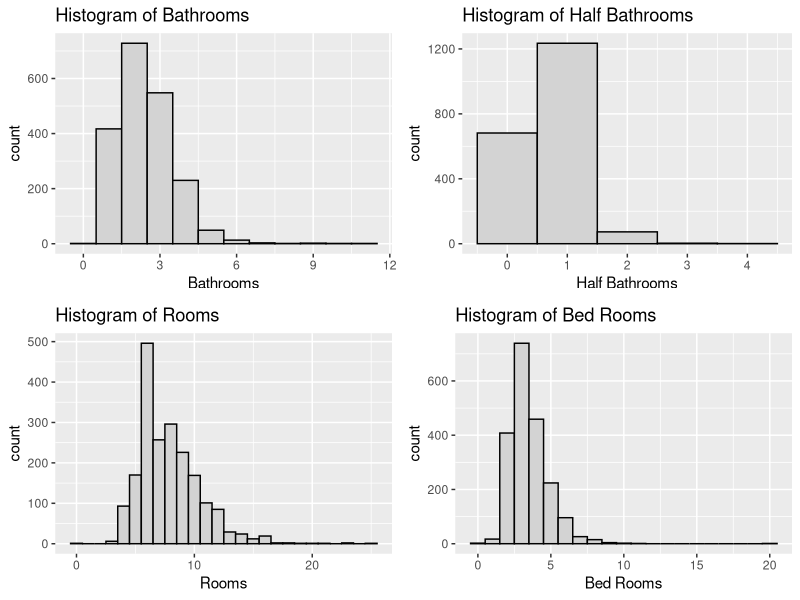
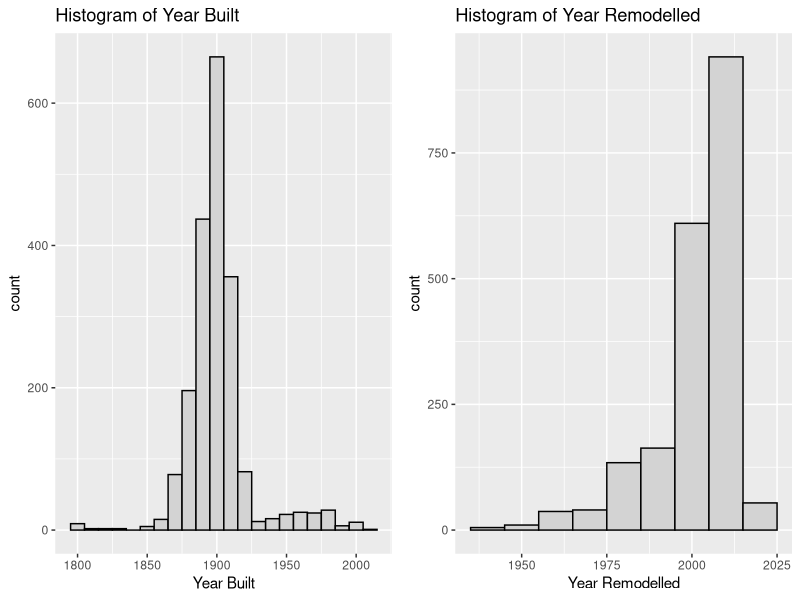
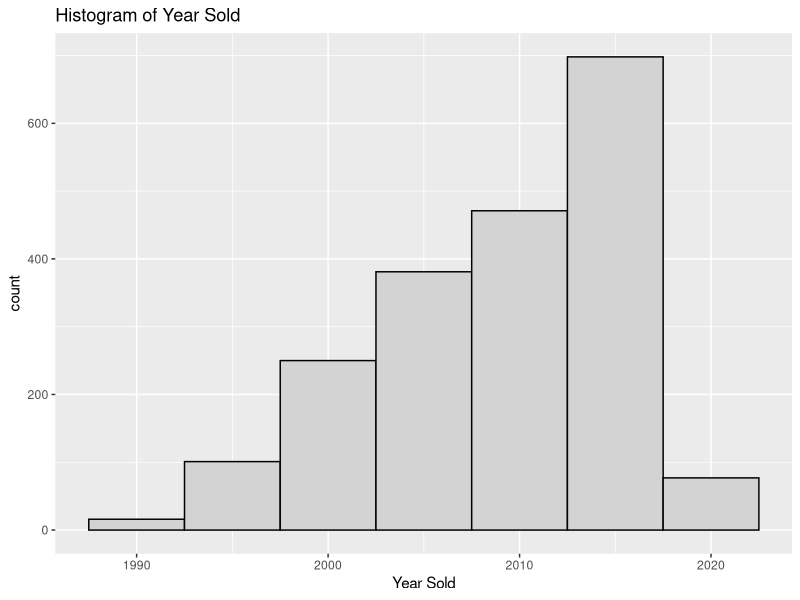
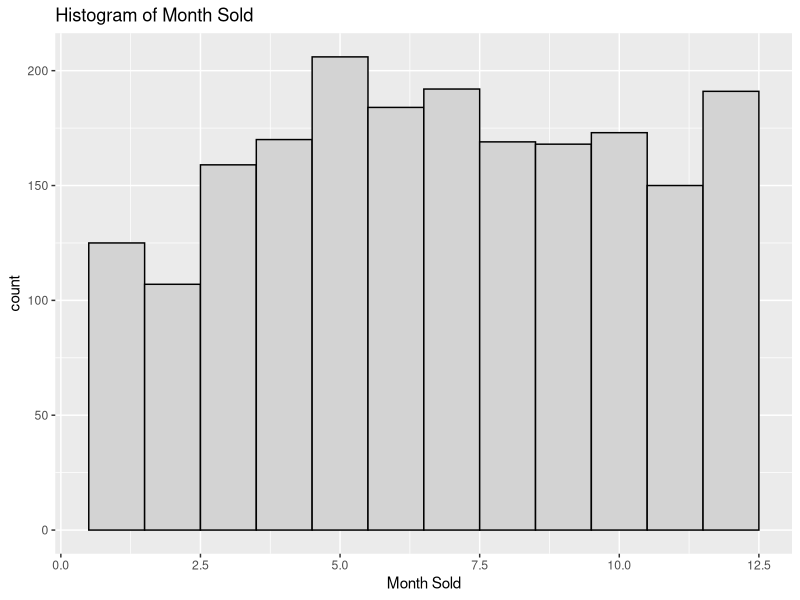
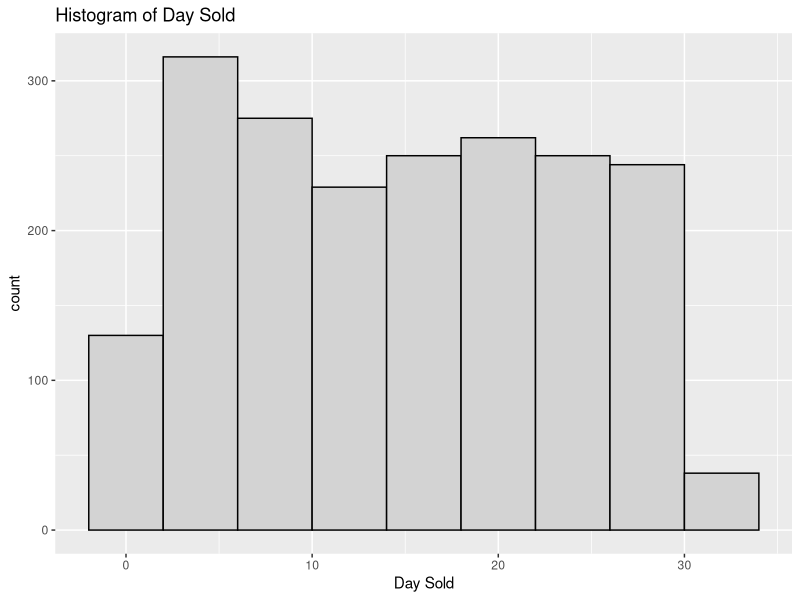
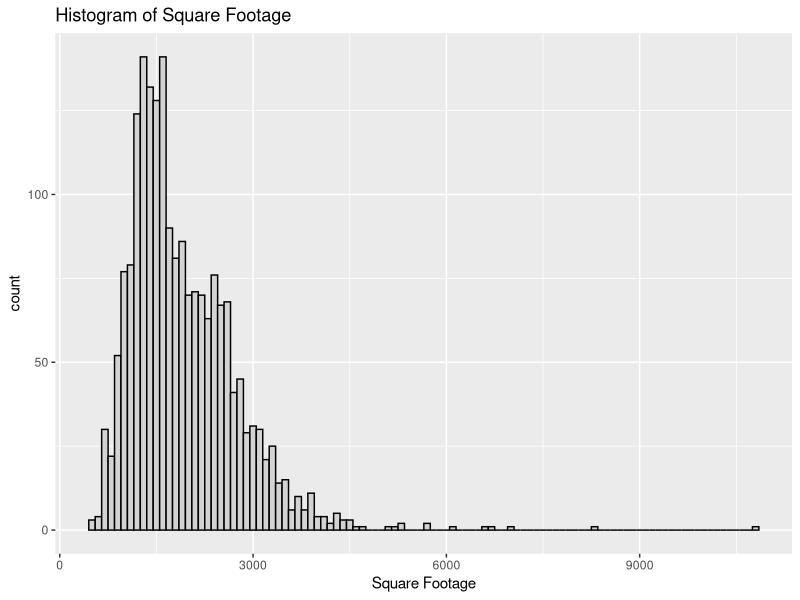
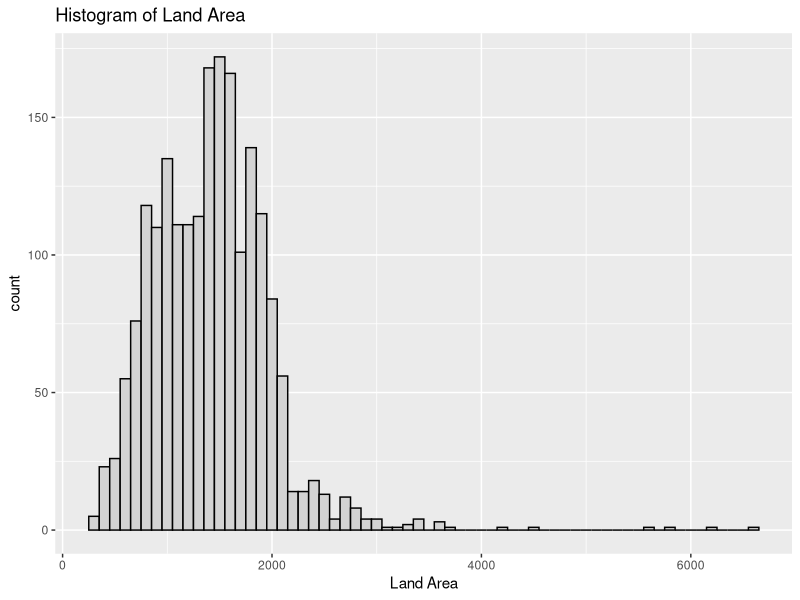
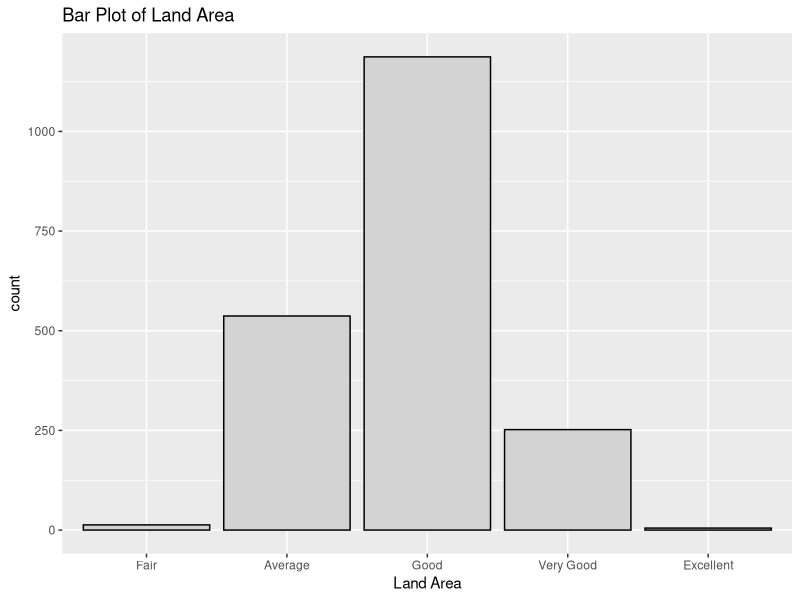

Generate these figures, in order, with R:
## ---- chunk 1
knitr::opts_chunk$set(echo = TRUE)
library(ggplot2)
library(dplyr)
library(readr)
library(car)
library(broom)
library(corrplot)
library(gridExtra)
## ---- chunk 2

houses <- read.csv("DC_properties_clean.csv")

excl_rows <- houses[sample(nrow(houses), 5), ] # Exclude Random Rows
houses <- setdiff(houses, excl_rows)

houses$CNDTN <- factor(houses$CNDTN, order = TRUE, levels = c("Fair", "Average", "Good", "Very Good", "Excellent"))

## ---- chunk 3

# 4. Exploratory analysis

#Histograms to examine distribution of each variable

require(gridExtra)

plot1 <- ggplot(houses, aes(x = BATHRM))+
  geom_histogram(color="black", fill="light gray", binwidth = 1)+
  labs(x="Bathrooms", title="Histogram of Bathrooms")

plot2 <- ggplot(houses, aes(x = HF_BATHRM))+
  geom_histogram(color="black", fill="light gray", binwidth = 1)+
  labs(x="Half Bathrooms", title="Histogram of Half Bathrooms")

plot3 <- ggplot(houses, aes(x = ROOMS))+
  geom_histogram(color="black", fill="light gray", binwidth = 1)+
  labs(x="Rooms", title="Histogram of Rooms")

plot4 <- ggplot(houses, aes(x = BEDRM))+
  geom_histogram(color="black", fill="light gray", binwidth = 1)+
  labs(x="Bed Rooms", title="Histogram of Bed Rooms")

grid.arrange(plot1, plot2, plot3, plot4, nrow =2, ncol = 2)


plot5 <- ggplot(houses, aes(x = AYB))+
  geom_histogram(color="black", fill="light gray", binwidth = 10)+
  labs(x="Year Built", title="Histogram of Year Built")

plot6 <- ggplot(houses, aes(x = YR_RMDL))+
  geom_histogram(color="black", fill="light gray", binwidth = 10)+
  labs(x="Year Remodelled", title="Histogram of Year Remodelled")

grid.arrange(plot5, plot6, ncol = 2)

plot7 <- ggplot(houses, aes(x = STORIES))+
  geom_histogram(color="black", fill="light gray", binwidth = 1)+
  labs(x="Stories", title="Histogram of Stories")

ggplot(houses, aes(x = SALEYEAR))+
  geom_histogram(color="black", fill="light gray", binwidth = 5)+
  labs(x="Year Sold", title="Histogram of Year Sold")

ggplot(houses, aes(x = SALEMONTH))+
  geom_histogram(color="black", fill="light gray", binwidth = 1)+
  labs(x="Month Sold", title="Histogram of Month Sold")

ggplot(houses, aes(x = SALEDAY))+
  geom_histogram(color="black", fill="light gray", binwidth = 4)+
  labs(x="Day Sold", title="Histogram of Day Sold")

ggplot(houses, aes(x = GBA))+
  geom_histogram(color="black", fill="light gray", binwidth = 100)+
  labs(x="Square Footage", title="Histogram of Square Footage")

ggplot(houses, aes(x = LANDAREA))+
  geom_histogram(color="black", fill="light gray", binwidth = 100)+
  labs(x="Land Area", title="Histogram of Land Area")

ggplot(houses, aes(x = CNDTN))+
  geom_bar(color="black", fill="light gray")+
  labs(x="Land Area", title="Bar Plot of Land Area")

# Boxplots to identify outliers

boxplot(houses$BATHRM, main="Bathrooms", sub=paste("Outlier rows: ", boxplot.stats(houses$BATHRM)$out))

boxplot(houses$HF_BATHRM, main="Half Bathrooms", sub=paste("Outlier rows: ", boxplot.stats(houses$HF_BATHRM)$out))

boxplot(houses$ROOMS, main="Rooms", sub=paste("Outlier rows: ", boxplot.stats(houses$ROOMS)$out))

boxplot(houses$BEDRM, main="Bedrooms", sub=paste("Outlier rows: ", boxplot.stats(houses$BEDRM)$out))

boxplot(houses$AYB, main="Year Built", sub=paste("Outlier rows: ", boxplot.stats(houses$AYB)$out))

boxplot(houses$YR_RMDL, main="Year Remodeled", sub=paste("Outlier rows: ", boxplot.stats(houses$YR_RMDL)$out))

boxplot(houses$STORIES, main="Stories", sub=paste("Outlier rows: ", boxplot.stats(houses$STORIES)$out))

boxplot(houses$SALEYEAR, main="Year of Most Recent Sale", sub=paste("Outlier rows: ", boxplot.stats(houses$SALEYEAR)$out))

boxplot(houses$GBA, main="Gross Building Area", sub=paste("Outlier rows: ", boxplot.stats(houses$GBA)$out))

boxplot(houses$CNDTN, main="Condition", sub=paste("Outlier rows: ", boxplot.stats(houses$CNDTN)$out))

boxplot(houses$LANDAREA, main="Land Area", sub=paste("Outlier rows: ", boxplot.stats(houses$LANDAREA)$out))

boxplot(houses$PRICE, main="Price", sub=paste("Outlier rows: ", boxplot.stats(houses$PRICE)$out))

# Boxplots to identify outliers

boxa <- boxplot(houses$BATHRM, main="Bathrooms", sub=paste("Outlier rows: ", boxplot.stats(houses$BATHRM)$out))

boxb <- boxplot(houses$HF_BATHRM, main="Half Bathrooms", sub=paste("Outlier rows: ", boxplot.stats(houses$HF_BATHRM)$out))

boxc <- boxplot(houses$ROOMS, main="Rooms", sub=paste("Outlier rows: ", boxplot.stats(houses$ROOMS)$out))


# scatterplots

# price by room
room_price <- ggplot(houses, aes(x = ROOMS, y = PRICE))
room_price + geom_point()

# price by year
year_price <- ggplot(houses, aes(x = SALEYEAR, y = PRICE))
year_price + geom_point()

# price by month
month_price <- ggplot(houses, aes(x = SALEMONTH, y = PRICE))
month_price + geom_point()

# price by day of month
day_price <- ggplot(houses, aes(x = SALEDAY, y = PRICE))
day_price + geom_point()


# Use corrplot to display a correlation matrix of that variables

corr_matrix <- cor(data.frame(houses$HF_BATHRM, houses$BATHRM, houses$ROOMS, houses$BEDRM,houses$AYB, houses$YR_RMDL, houses$PRICE, houses$SALEDAY, houses$SALEMONTH, houses$SALEYEAR, houses$STORIES, houses$LANDAREA, houses$GBA))
corrplot(corr_matrix, type = "upper", order = "hclust", 
         tl.col = "black", tl.srt = 45)

## ---- chunk 4

# 5. Identification and evaluation of suitable model

fit <- lm(data = houses, PRICE ~ BATHRM + HF_BATHRM  + ROOMS + BEDRM + AYB + YR_RMDL + STORIES + SALEMONTH + SALEDAY + SALEYEAR + GBA + CNDTN + LANDAREA)

# Review p-values, check sign of estimates

summary(fit)

## ---- chunk 5

# Review ANOVA and compare F statistic

anova(fit)

## ---- chunk 6

# Residual plot and look for non-constant variance

fit.df <- augment(fit)
ggplot(fit.df, aes(x = .fitted, y = .resid))+
  geom_point()+
  geom_hline(yintercept = 0, linetype = 2)+
  labs( x = "Fitted Values", y = "Residuals")

## ---- chunk 7
# Shapiro-Wilk test for normality

shapiro.test(fit$residuals)

## ---- chunk 8
# ncvTest for constant variance

ncvTest(fit)

## ---- chunk 9

# Variance Inflation Factor (used to identify multicllinearity >= 10)

vif(fit)

## ---- chunk 10
# Review R2 value
# From summary above: adjusted R^2 = .6984

# Drop non-significant predictor variables (Droped AYB: +.0002, Rooms: No change, other lower)
fit <- lm(data = houses, PRICE ~ BATHRM + HF_BATHRM  +  BEDRM + YR_RMDL + STORIES + SALEMONTH + SALEDAY + SALEYEAR + GBA + CNDTN + LANDAREA)
#summary(fit)

# If multicollinearity is present, drop one correlated variable (None present)

#Variable Transformations
#powerTransform(houses$HF_BATHRM+1) # .776
#powerTransform(houses$BEDRM+1) # -.130
#powerTransform(houses$STORIES+1) # -2.084
#powerTransform(houses$SALEMONTH) # .809
#powerTransform(houses$SALEYEAR-1990) # 1.48 - didn't help
#powerTransform(houses$GBA) # -.08 -> LOG
#powerTransform(houses$LANDAREA) # .35 -> SQRT

fit <- lm(data = houses, PRICE ~  BATHRM  + HF_BATHRM  + BEDRM + log(BEDRM+1) + STORIES  + SALEMONTH + SALEDAY + SALEYEAR  + GBA + log(GBA) + CNDTN + LANDAREA )
#summary(fit) # R^2 increased to .7269

# Transform the outcome variable if the residual plot looks suspicious
powerTransform(houses$PRICE) #.33 -> sqrt

# log lowers R2: .6589
fit1 <- lm(data = houses, log(PRICE) ~ BATHRM  + HF_BATHRM  + BEDRM + log(BEDRM+1) + STORIES  + SALEMONTH + SALEDAY + SALEYEAR  + GBA + log(GBA) + CNDTN + LANDAREA )
#summary(fit1)
# sqrt increase R2: .7481, drop YR_RMDL + .0001
fit2 <- lm(data = houses, sqrt(PRICE) ~ BATHRM  + HF_BATHRM  + BEDRM + log(BEDRM+1) + STORIES  + SALEMONTH + SALEDAY + SALEYEAR  + GBA + log(GBA) + CNDTN + LANDAREA )
#summary(fit2)
# inverse drastically decrease
fit3 <- lm(data = houses, I(1/PRICE) ~ BATHRM  + HF_BATHRM  + BEDRM + log(BEDRM+1) + STORIES  + SALEMONTH + SALEDAY + SALEYEAR  + GBA + log(GBA) + CNDTN + LANDAREA )
#summary(fit3)

## ---- chunk 11

fit_final <- lm(data = houses, sqrt(PRICE) ~  BATHRM  + HF_BATHRM  + BEDRM  + log(BEDRM+1) + STORIES  + SALEMONTH + SALEDAY + SALEYEAR  + GBA + log(GBA) + CNDTN + LANDAREA )
summary(fit_final) # R^2 increased to .7481

fit_final.df <- augment(fit_final)
ggplot(fit_final.df, aes(x = .fitted, y = .resid))+
  geom_point()+
  geom_hline(yintercept = 0, linetype = 2)+
  labs( x = "Fitted Values", y = "Residuals")

## ---- chunk 12

#using AIC & BIC for model comparison
"Initial Model AIC:"
AIC(fit) # AIC
"Initial Model BIC:"
BIC(fit) # BIC
"Final Model AIC:"
AIC(fit_final) # AIC
"Final Model BIC:"
BIC(fit_final) # BIC 

# The AIC and BIC for fit_final are both lower, so that is the better model

## ---- chunk 13

# 6. Application of the model 

# Test on excluded rows
predict(fit, newdata = excl_rows, interval = "predict")
